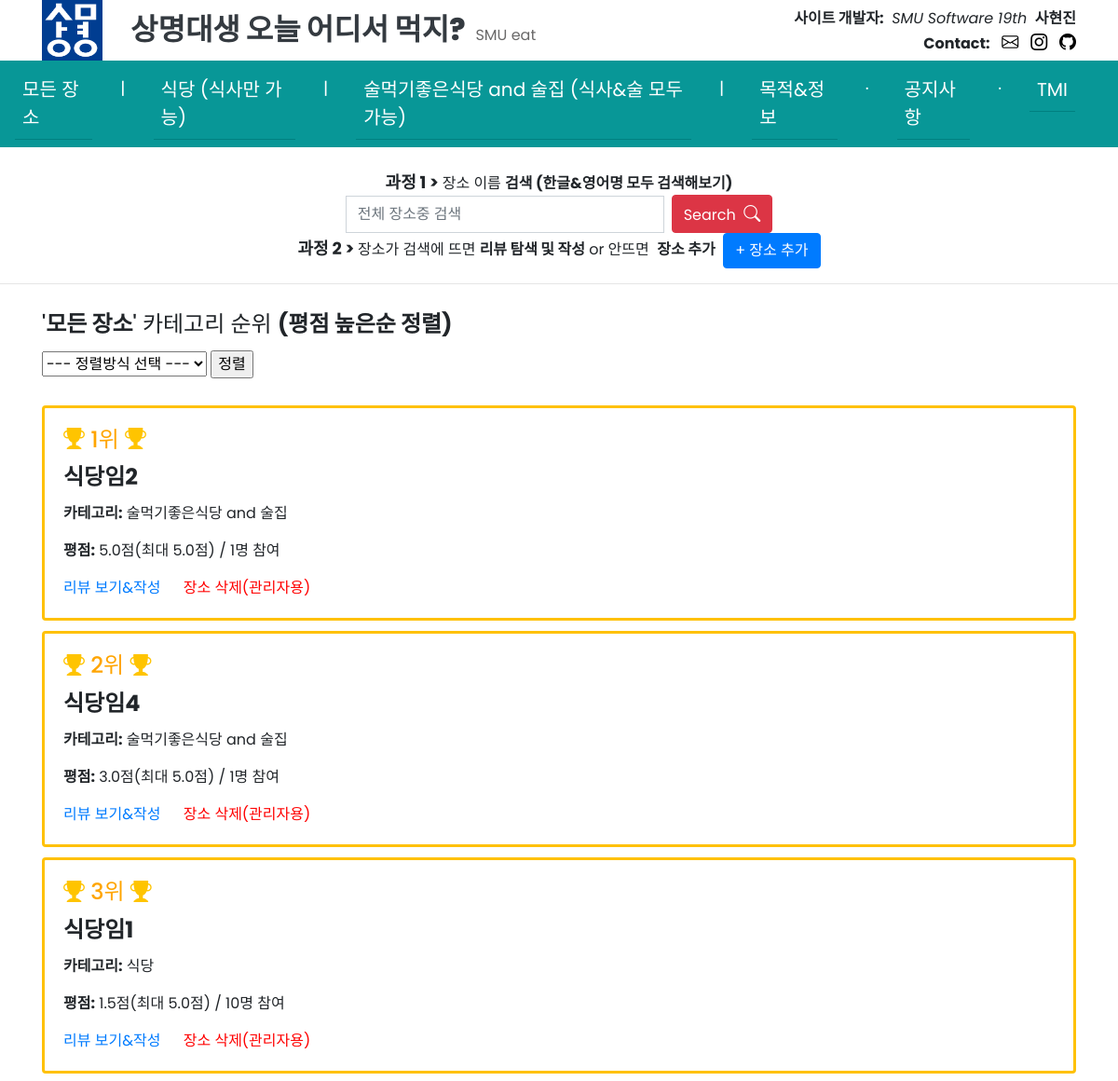
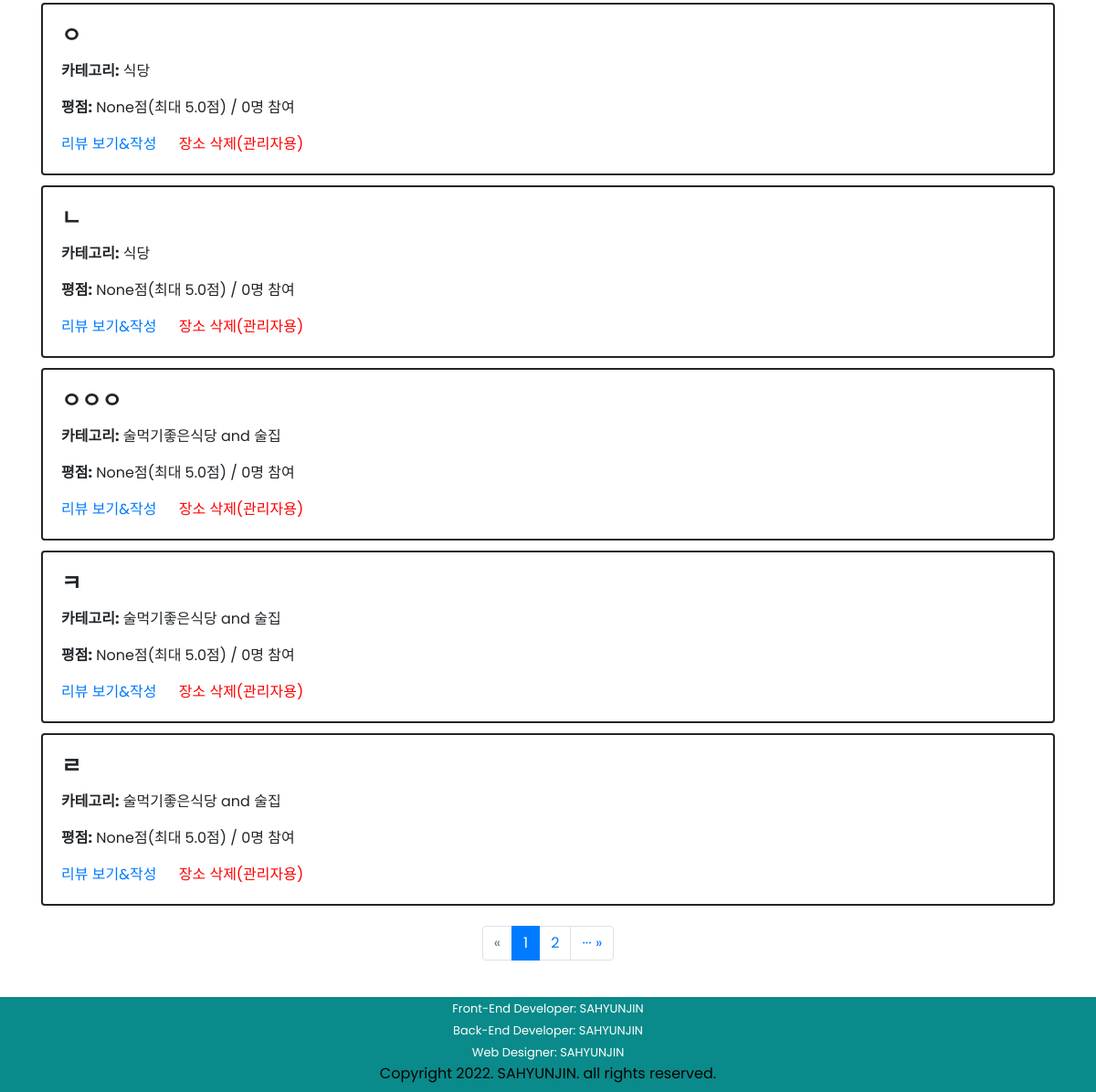
Before: /SMUeat/place/all/list/highpoint/ with the older database file (2 pictures, top to bottom).
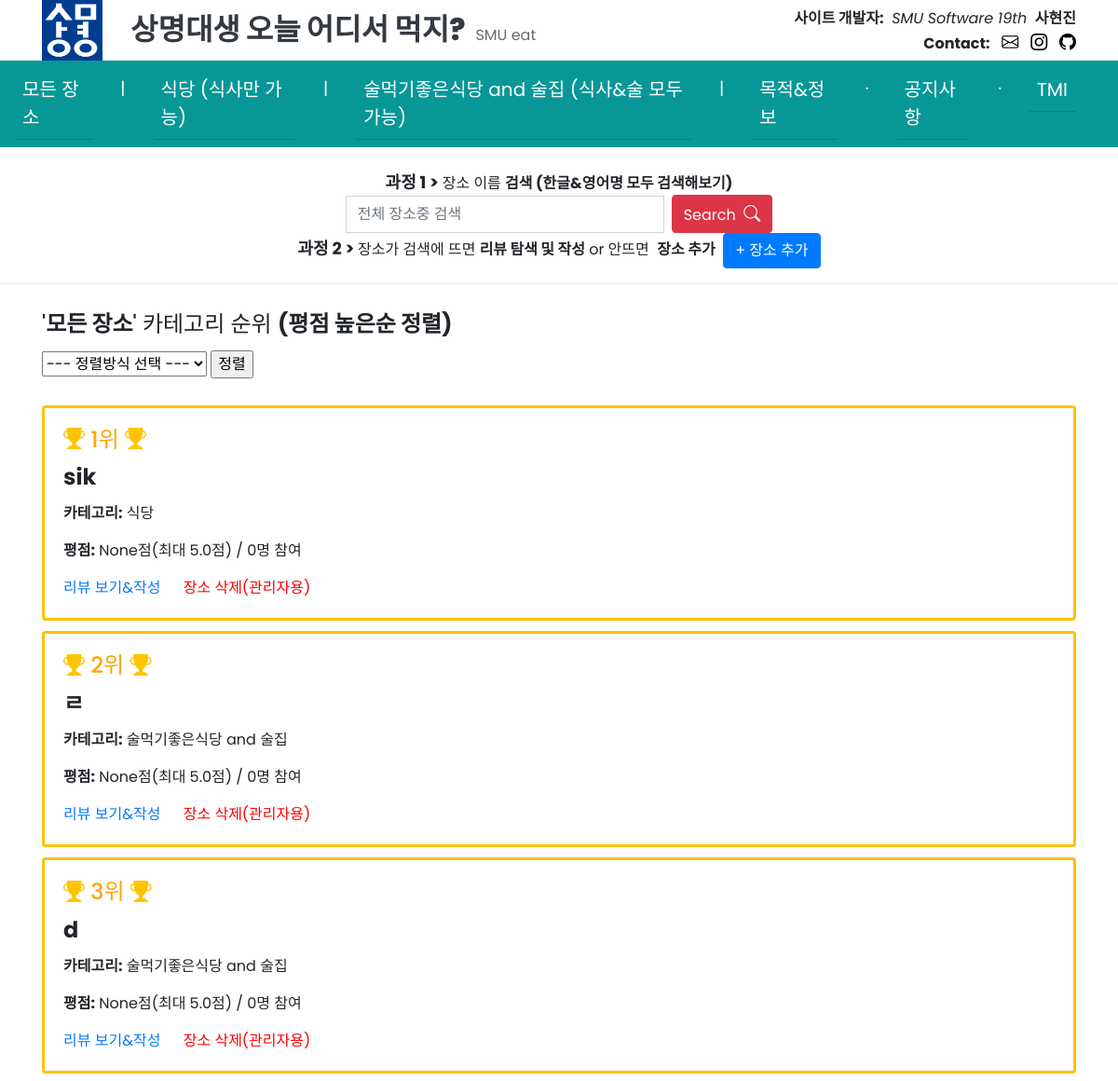
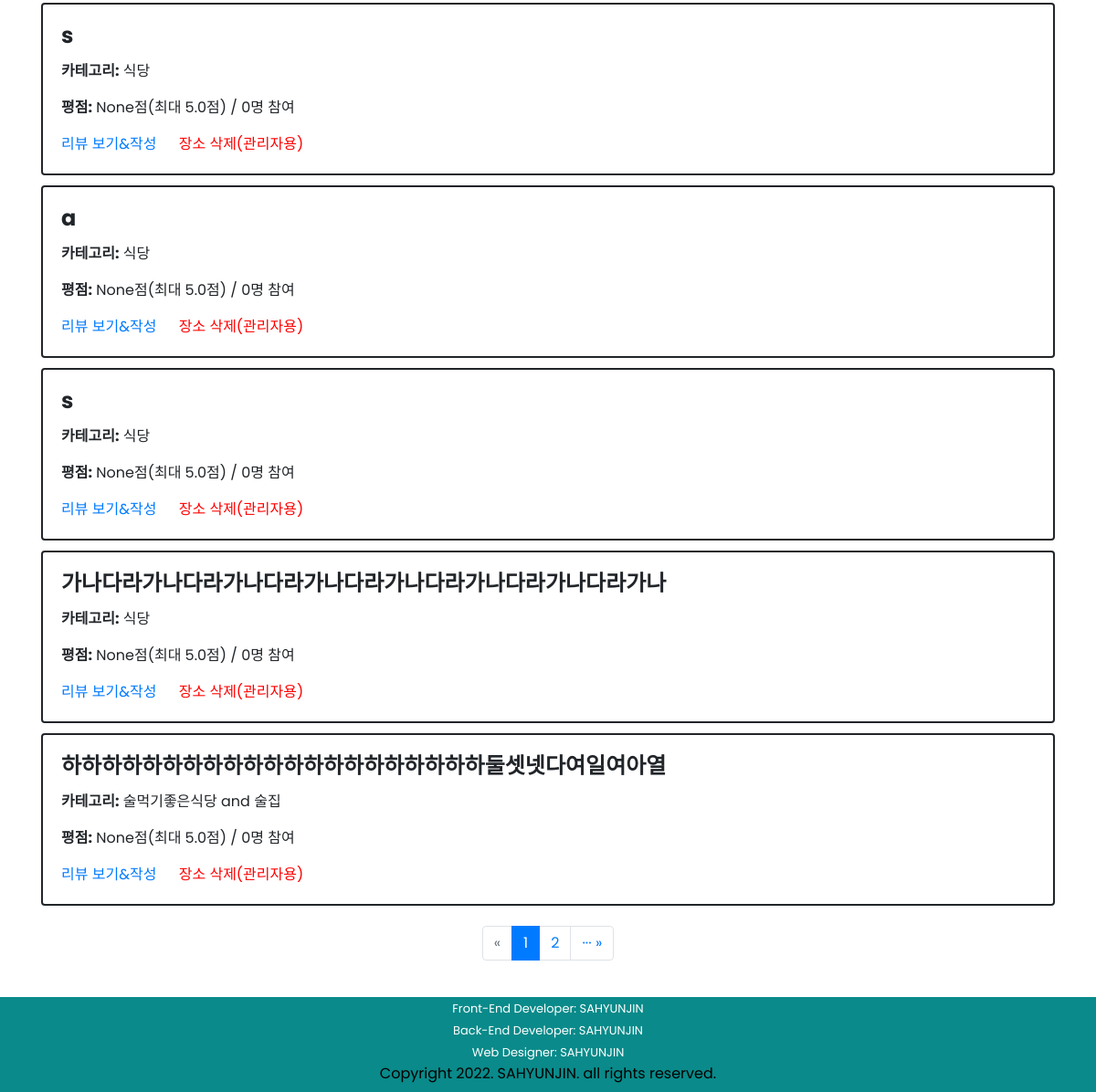
After: the same page with the newer database file (2 pictures, top to bottom).
### SMUeat/models.py (models this page shows)
class Place(models.Model):
    name = models.CharField(max_length=30)
    PLACE_CATEGORY_CHOICES = (
    ('식당', '식당'),
    ('술먹기좋은식당 and 술집', '술먹기좋은식당 and 술집'),
    )
    category = models.CharField(max_length=40, choices=PLACE_CATEGORY_CHOICES)
    created_at = models.DateTimeField(auto_now_add=True)
    updated_at = models.DateTimeField(auto_now=True)

### SMUeat/views.py (the view, shortened to what this page needs)
# urls.py: path('place/<str:category_link>/list/<str:sorting_name>/', views.place_sorting, name='place-sorting'),
def place_sorting(request, category_link, sorting_name):
    if category_link=='all':
        if(sorting_name == "highpoint"):
            places = Place.objects.all().annotate(review_count=Count('review')).annotate(average_point=Avg('review__point')).order_by('-average_point', '-created_at')  # 평점높은순
            paginator = Paginator(places, 8)
            page = request.GET.get('page')
            page_places = paginator.get_page(page)
            context = {
                'places':page_places,
                'sort': '평점 높은순 정렬',
                'category_link': category_link
            }
        return render(request, 'SMUeat/place_list.html', context)

### SMUeat/templates/SMUeat/place_list.html (shortened to what this page needs)
{% extends 'SMUeat/base.html' %}
{% load static %}
{% block content %}
<div class="container">
    {% if 'all' in category_link %}
    <h4 style="display:inline">'<strong>모든 장소</strong>' 카테고리 순위 <strong>({{ sort }})</strong></h4>&nbsp;&nbsp;
    {% elif 'restaurant' in category_link %}
    <h4 style="display:inline">'<strong>식당</strong>' 카테고리 순위 <strong>({{ sort }})</strong></h4>&nbsp;&nbsp;
    {% elif 'alcohol' in category_link %}
    <h4 style="display:inline">'<strong>술먹기좋은식당 and 술집</strong>' 카테고리 순위 <strong>({{ sort }})</strong></h4>&nbsp;&nbsp;
    {% endif %}
    <div style="line-height: 80%;"><br></div>
    <form>
        <select id = "sort_select" name = "sort" size="1">
            <option>--- 정렬방식 선택 ---</option>
        </select>
        <input type="button" value="정렬" onclick="sorting();">
    </form>
    <div style="line-height: 180%;"><br></div>
    {% for place in places %}
    <div class="row">
        <div class="col-sm-12">
            {% if places.number == 1 %}
                {% if forloop.counter is 1 or forloop.counter is 2 or forloop.counter is 3 %}
                    <div class="card border-warning" style="border:solid 3px">
                        <div class="card-body">
                            <h4 class="card-title" style="color:orange"><i class="bi bi-trophy-fill" style="font-size: 23px; color:rgb(255, 196, 0)"></i>&nbsp;{{forloop.counter}}위&nbsp;<i class="bi bi-trophy-fill" style="font-size: 23px; color:rgb(255, 196, 0)"></i></h4>
                {% else %}
                    <div class="card" style="border:solid 2px">
                        <div class="card-body">
                {% endif %}
            {% else %}
                <div class="card" style="border:solid 2px">
                    <div class="card-body">
            {% endif %}
                    <h4 class="card-title"><strong>{{ place.name }}</strong></h4>
                    <p class="card-text"><strong>카테고리:</strong> {{ place.category }}</p>
                    <p class="card-text"><strong>평점:</strong>  {{ place.average_point }}점(최대 5.0점)&nbsp;/&nbsp;{{ place.review_count }}명 참여</p>
                    <a href="{% url 'review-list' place_id=place.id %}" class="card-link">리뷰 보기&작성</a>
                    <a href="{% url 'place-delete' place_id=place.id %}" class="card-link" style="color:red;">장소 삭제(관리자용)</a>
                </div>
            </div>
        </div>
    </div>
    <div style="line-height: 70%;"><br></div>
    {% endfor %}
    <div style="line-height: 70%;"><br></div>
    <nav aria-label="show page">
        <ul class="pagination justify-content-center">
            {% if places.has_previous %}
            <li class="page-item">
                <span><a class="page-link" href="?page=1">&laquo; ···</a></span>
            {% else %}
            <li class="page-item disabled">
                <span class="page-link">&laquo;</span>
            {% endif %}
            </li>
            <li class="page-item active" aria-current="page">
                <span class="page-link">{{ places.number }}</span>
            </li>
            {% if places.number !=  places.paginator.num_pages %}
            <li class="page-item">
                <a class="page-link" href="?page={{ places.next_page_number }}">{{ places.next_page_number }}</a>
            </li>
            {% endif %}
            {% if places.has_next %}
            <li class="page-item">
                <span><a class="page-link" href="?page={{ places.paginator.num_pages }}">··· &raquo;</a></span>
            {% else %}
            <li class="page-item disabled">
                <span class="page-link">&raquo;</span>
            {% endif %}
            </li>
        </ul>
    </nav>
</div>
{% endblock %}

Changed rows visible on the page:
removed Place: name "식당임2", category "술먹기좋은식당 and 술집", average_point "5.0", review_count "1"
removed Place: name "식당임4", category "술먹기좋은식당 and 술집", average_point "3.0", review_count "1"
removed Place: name "식당임1", category "식당", average_point "1.5", review_count "10"
removed Place: name "ㅇ", category "식당", average_point "None", review_count "0"
removed Place: name "ㄴ", category "식당", average_point "None", review_count "0"
removed Place: name "ㅇㅇㅇ", category "술먹기좋은식당 and 술집", average_point "None", review_count "0"
removed Place: name "ㅋ", category "술먹기좋은식당 and 술집", average_point "None", review_count "0"
added Place: name "sik", category "식당", average_point "None", review_count "0"
shown differently, row unchanged: Place (number 2 of 8 on the later page): now shows "위"
now on this page (row unchanged): Place: name "d", category "술먹기좋은식당 and 술집", average_point "None", review_count "0"
now on this page (row unchanged): Place: name "s", category "식당", average_point "None", review_count "0"
now on this page (row unchanged): Place: name "a", category "식당", average_point "None", review_count "0"
now on this page (row unchanged): Place: name "s", category "식당", average_point "None", review_count "0"
now on this page (row unchanged): Place: name "가나다라가나다라가나다라가나다라가나다라가나다라가나다라가나", category "식당", average_point "None", review_count "0"
now on this page (row unchanged): Place: name "하하하하하하하하하하하하하하하하하하하하하둘셋넷다여일여아열", category "술먹기좋은식당 and 술집", average_point "None", review_count "0"
